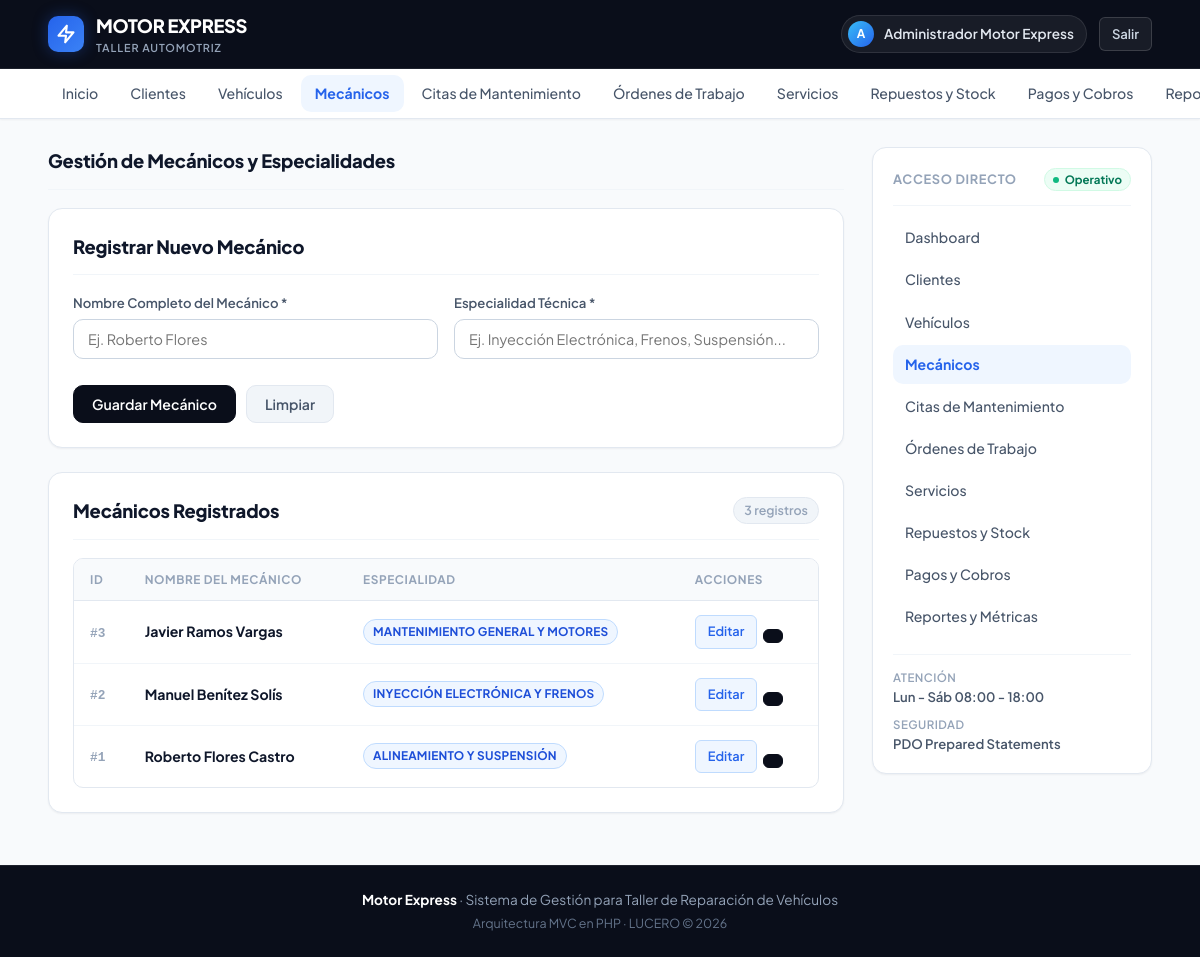
The app's page /views/mecanicos.php (signed in) with its own data.
### tables this page shows
CREATE TABLE IF NOT EXISTS `mecanico` (
    `id` INT AUTO_INCREMENT PRIMARY KEY,
    `nombre` VARCHAR(70) NOT NULL,
    `especialidad` VARCHAR(80) NOT NULL
);

### views/mecanicos.php (called while the page is built, shortened)
<?php
require_once __DIR__ . '/../controller/MecanicoController.php';
$controller = new MecanicoController();
$rows = $controller->modelo->listar();
require __DIR__ . '/mecanicos/index.php';

### controller/BaseController.php (called while the page is built, shortened)
<?php
require_once __DIR__ . '/../model/BaseModel.php';
function db(): PDO
{
    static $db = null;
    if ($db === null) {
        $database = new Database();
        $db = $database->conectar();
    }
    return $db;
}
function e($valor): string
{
    return htmlspecialchars((string) $valor, ENT_QUOTES, 'UTF-8');
}

### controller/MecanicoController.php (called while the page is built, shortened)
<?php
require_once __DIR__ . '/BaseController.php';
class MecanicoController
{
    public function __construct()
    {
        $this->modelo = new Mecanico(db());
    }
}

### model/BaseModel.php (called while the page is built, shortened)
<?php
abstract class BaseModel
{
    protected PDO $db;
    protected string $tabla;
    public function __construct(PDO $db)
    {
        $this->db = $db;
    }
    public function listar(): array
    {
        $stmt = $this->db->query('SELECT * FROM `' . $this->tabla . '` ORDER BY id DESC LIMIT 500');
        return $stmt->fetchAll();
    }
}

### views/mecanicos/lista.php (the view, shortened to what this page needs)
<div class="table-responsive">
    <table>
        <thead>
            <tr>
                <th>ID</th>
                <th>Nombre del Mecánico</th>
                <th>Especialidad</th>
                <th>Acciones</th>
            </tr>
        </thead>
        <tbody>
            <?php if (empty($rows)): ?>
                <tr>
                    <td colspan="4" style="text-align: center; color: var(--text-muted); padding: 24px;">
                        No hay mecánicos registrados en este momento.
                    </td>
                </tr>
            <?php else: ?>
                <?php foreach ($rows as $fila): ?>
                    <tr>
                        <td><span class="id-tag">#<?= e($fila['id']) ?></span></td>
                        <td><strong><?= e($fila['nombre']) ?></strong></td>
                        <td><span class="badge-status badge-en_proceso"><?= e($fila['especialidad']) ?></span></td>
                        <td>
                            <div class="table-actions">
                                <a href="mecanicos.php?editar=<?= e($fila['id']) ?>" class="btn-action btn-action-edit" title="Editar">
                                    <span>Editar</span>
                                </a>
                                <form method="post" onsubmit="return confirm('¿Está seguro de eliminar a este mecánico?');">
                                    <button type="submit" name="accion" value="eliminar" class="btn-action btn-action-danger" title="Eliminar">
                                    </button>
                                </form>
                            </div>
                        </td>
                    </tr>
                <?php endforeach; ?>
            <?php endif; ?>
        </tbody>
    </table>
</div>

### assets/css/style.css (style rules this page uses)
:root { --brand-dark: #0a0e1a; --brand-surface: #111827; --primary: #2563eb; --primary-hover: #1d4ed8; --primary-light: #eff6ff; --primary-border: #bfdbfe; --accent: #f59e0b; --success: #10b981; --success-light: #ecfdf5; --success-border: #d1fae5; --warning: #f59e0b; --warning-light: #fffbeb; --warning-border: #fef3c7; --danger: #ef4444; --danger-light: #fef2f2; --danger-border: #fee2e2; --bg-page: #f8fafc; --bg-surface: #ffffff; --bg-muted: #f1f5f9; --text-primary: #0f172a; --text-secondary: #475569; --text-muted: #94a3b8; --border-color: #e2e8f0; --border-subtle: #f1f5f9; --radius-xs: 4px; --radius-sm: 6px; --radius-md: 10px; --radius-lg: 14px; --radius-xl: 18px; --shadow-xs: 0 1px 2px 0 rgba(16, 24, 40, 0.05); --shadow-sm: 0 1px 3px 0 rgba(16, 24, 40, 0.08), 0 1px 2px -1px rgba(16, 24, 40, 0.08); --shadow-md: 0 4px 8px -2px rgba(16, 24, 40, 0.08), 0 2px 4px -2px rgba(16, 24, 40, 0.06); --shadow-lg: 0 12px 20px -4px rgba(16, 24, 40, 0.1), 0 4px 6px -4px rgba(16, 24, 40, 0.05); }
* { box-sizing: border-box; margin: 0; padding: 0; }
body { font-family: 'Plus Jakarta Sans', system-ui, -apple-system, BlinkMacSystemFont, 'Segoe UI', Roboto, sans-serif; background-color: var(--bg-page); color: var(--text-primary); line-height: 1.5; -webkit-font-smoothing: antialiased; -moz-osx-font-smoothing: grayscale; min-height: 100vh; display: flex; flex-direction: column; }
a { color: var(--primary); text-decoration: none; transition: all 0.15s ease-in-out; }
button, .btn { display: inline-flex; align-items: center; justify-content: center; gap: 7px; padding: 9px 18px; font-size: 0.88rem; font-weight: 600; font-family: inherit; border-radius: var(--radius-md); border: 1px solid transparent; cursor: pointer; text-decoration: none; transition: all 0.15s ease-in-out; }
.btn-primary, button[type="submit"] { background: var(--brand-dark); color: #ffffff; border-color: var(--brand-dark); }
.btn-action { display: inline-flex; align-items: center; gap: 5px; padding: 6px 12px; font-size: 0.8rem; font-weight: 600; border-radius: var(--radius-sm); border: 1px solid transparent; cursor: pointer; transition: all 0.15s ease; text-decoration: none; }
.btn-action-edit { background: var(--primary-light); color: var(--primary); border-color: var(--primary-border); }
.btn-action-danger { background: var(--danger-light); color: #dc2626; border-color: var(--danger-border); padding: 6px 9px; }
.table-responsive { overflow-x: auto; border-radius: var(--radius-md); border: 1px solid var(--border-color); }
table { width: 100%; border-collapse: collapse; font-size: 0.88rem; text-align: left; }
thead { background: #f8fafc; border-bottom: 1px solid var(--border-color); }
th { padding: 12px 16px; font-weight: 700; font-size: 0.74rem; text-transform: uppercase; letter-spacing: 0.05em; color: var(--text-muted); }
td { padding: 14px 16px; border-bottom: 1px solid var(--border-subtle); color: var(--text-primary); vertical-align: middle; }
tbody tr:last-child td { border-bottom: none; }
.table-actions { display: flex; align-items: center; gap: 6px; }
.table-actions form { display: inline; }
.id-tag { font-family: ui-monospace, SFMono-Regular, monospace; font-size: 0.8rem; font-weight: 600; color: var(--text-muted); }
.badge-status { display: inline-block; padding: 3px 9px; border-radius: 9999px; font-size: 0.74rem; font-weight: 700; text-transform: uppercase; letter-spacing: 0.02em; }
.badge-en_proceso { background: var(--primary-light); color: #1d4ed8; border: 1px solid var(--primary-border); }

### records on screen
mecanico: id "3", nombre "Javier Ramos Vargas", especialidad "MANTENIMIENTO GENERAL Y MOTORES"
mecanico: id "2", nombre "Manuel Benítez Solís", especialidad "INYECCIÓN ELECTRÓNICA Y FRENOS"
mecanico: id "1", nombre "Roberto Flores Castro", especialidad "ALINEAMIENTO Y SUSPENSIÓN"

### other values on screen
mb_substr(e($_SESSION['nombre'] ?? 'U'), 0, 1) "A"
$_SESSION['nombre'] "Administrador Motor Express"
$m['nombre'] "Clientes"
$m['nombre'] "Vehículos"
$m['nombre'] "Mecánicos"
$m['nombre'] "Citas de Mantenimiento"
$m['nombre'] "Órdenes de Trabajo"
$m['nombre'] "Servicios"
$m['nombre'] "Repuestos y Stock"
$m['nombre'] "Pagos y Cobros"
$titulo "Gestión de Mecánicos y Especialidades"
count($rows) "3"
$m['nombre'] "Reportes y Métricas"
